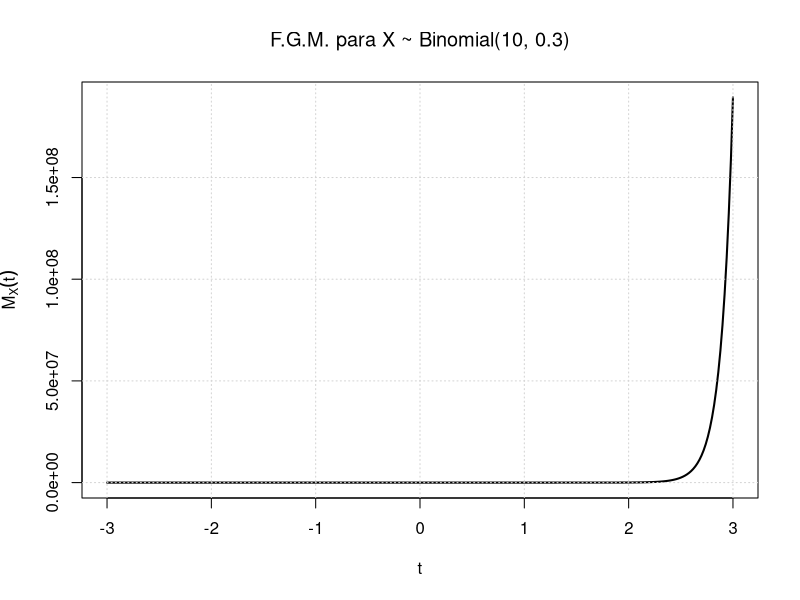

Here is the R script that generated this plot:
#Este código grafica la función generadora de momentos para una distribución Binomial
mgf_binomial <- function(t, n = 10, p = 0.3) {
  (1 - p + p * exp(t))^n
}

t_vals <- seq(-3, 3, length.out = 300)
mgf_vals <- sapply(t_vals, mgf_binomial)

plot(t_vals, mgf_vals, type = "l", lwd = 2,
     main = expression("F.G.M. para X ~ Binomial(10, 0.3)"),
     xlab = "t", ylab = expression(M[X](t)))
grid() 
